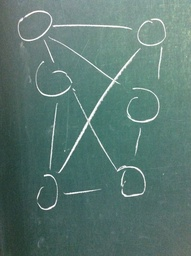
#> input picture Course-project/data/green/IMG_3094.JPG, 191 x 256 px, shrunk from 1936 x 2592 before the run
$ python detecting_lines_hough.py ../../../Course-project/data/green/IMG_3094.JPG
#> lines starting #> are read from the running program, lines starting #| are printed output that depends on the picture; after the words box and inside, x2 and y2 are one past the last pixel; in counts of white or black regions, pixels touching at a corner belong together
import matplotlib.pyplot as plt
from scipy import misc
import numpy as np
import hashlib
import shutil
import math
import cv2
import sys
import cv2
import os

# Connect lines
# ----------------
def get_lines(lines_in):
    return [l[0] for l in lines_in]

def process_lines(image_src):
    img = cv2.imread(image_src)
    gray = cv2.cvtColor(img,cv2.COLOR_BGR2GRAY)

    # ret, thresh1 = cv2.threshold(gray,127,255,cv2.THRESH_BINARY)
    #
    # thresh1 = cv2.bitwise_not(thresh1)
    edges = cv2.Canny(gray, 100, 255)
    # edges = cv2.Canny(gray, threshold1=50, threshold2=200, apertureSize = 3)

    # HoughLinesP
    rho = 1  # distance resolution in pixels of the Hough grid
    theta = np.pi / 180  # angular resolution in radians of the Hough grid
    threshold = 15  # minimum number of votes (intersections in Hough grid cell)
    min_line_length = 9  # minimum number of pixels making up a line
    max_line_gap = 3  # maximum gap in pixels between connectable line segments
    # line_image = np.copy(img) * 0  # creating a blank to draw lines on

    # Run Hough on edge detected image
    # Output "lines" is an array containing endpoints of detected line segments
    lines = cv2.HoughLinesP(edges, rho, theta, threshold, np.array([]),
                            min_line_length, max_line_gap)

    # lines = cv2.HoughLinesP(thresh1, rho=1, theta=np.pi/180, threshold=50,
    #                         minLineLength=50, maxLineGap=30)

    # l[0] - line; l[1] - angle
    for line in get_lines(lines):
        leftx, boty, rightx, topy = line
        cv2.line(img, (leftx, boty), (rightx,topy), (0,0,255), 6)

    # merge lines

    #------------------
    # prepare
    _lines = []
    for _line in get_lines(lines):
        _lines.append([(_line[0], _line[1]),(_line[2], _line[3])])

    # sort
    _lines_x = []
    _lines_y = []
    for line_i in _lines:
        orientation_i = math.atan2((line_i[0][1]-line_i[1][1]),(line_i[0][0]-line_i[1][0]))
        if (abs(math.degrees(orientation_i)) > 45) and abs(math.degrees(orientation_i)) < (90+45):
            _lines_y.append(line_i)
        else:
            _lines_x.append(line_i)

    _lines_x = sorted(_lines_x, key=lambda _line: _line[0][0])
    _lines_y = sorted(_lines_y, key=lambda _line: _line[0][1])

    merged_lines_x = merge_lines_pipeline_2(_lines_x)
    merged_lines_y = merge_lines_pipeline_2(_lines_y)

    merged_lines_all = []
    merged_lines_all.extend(merged_lines_x)
    merged_lines_all.extend(merged_lines_y)
    print("process groups lines", len(_lines), len(merged_lines_all))
    img_merged_lines = cv2.imread(image_src)
    for line in merged_lines_all:
        cv2.line(img_merged_lines, (line[0][0], line[0][1]), (line[1][0],line[1][1]), (0,0,255), 6)


    cv2.imwrite('./lines_gray.jpg',gray)
    # cv2.imwrite('./lines_thresh.jpg',thresh1)
    cv2.imwrite('./lines_edges.jpg',edges)
    cv2.imwrite('./lines_lines.jpg',img)
    cv2.imwrite('./merged_lines.jpg',img_merged_lines)

    return merged_lines_all

def merge_lines_pipeline_2(lines):
    super_lines_final = []
    super_lines = []
    min_distance_to_merge = 11
    min_angle_to_merge = 10

    for line in lines:
        create_new_group = True
        group_updated = False

        for group in super_lines:
            for line2 in group:
                if get_distance(line2, line) < min_distance_to_merge:
                    # check the angle between lines
                    orientation_i = math.atan2((line[0][1]-line[1][1]),(line[0][0]-line[1][0]))
                    orientation_j = math.atan2((line2[0][1]-line2[1][1]),(line2[0][0]-line2[1][0]))

                    if int(abs(abs(math.degrees(orientation_i)) - abs(math.degrees(orientation_j)))) < min_angle_to_merge:
                        #print("angles", orientation_i, orientation_j)
                        #print(int(abs(orientation_i - orientation_j)))
                        group.append(line)

                        create_new_group = False
                        group_updated = True
                        break

            if group_updated:
                break

        if (create_new_group):
            new_group = []
            new_group.append(line)

            for idx, line2 in enumerate(lines):
                # check the distance between lines
                if get_distance(line2, line) < min_distance_to_merge:
                    # check the angle between lines
                    orientation_i = math.atan2((line[0][1]-line[1][1]),(line[0][0]-line[1][0]))
                    orientation_j = math.atan2((line2[0][1]-line2[1][1]),(line2[0][0]-line2[1][0]))

                    if int(abs(abs(math.degrees(orientation_i)) - abs(math.degrees(orientation_j)))) < min_angle_to_merge:
                        #print("angles", orientation_i, orientation_j)
                        #print(int(abs(orientation_i - orientation_j)))

                        new_group.append(line2)

                        # remove line from lines list
                        #lines[idx] = False
            # append new group
            super_lines.append(new_group)


    for group in super_lines:
        super_lines_final.append(merge_lines_segments1(group))

    return super_lines_final

def merge_lines_segments1(lines, use_log=False):
    if(len(lines) == 1):
        return lines[0]

    line_i = lines[0]

    # orientation
    orientation_i = math.atan2((line_i[0][1]-line_i[1][1]),(line_i[0][0]-line_i[1][0]))

    points = []
    for line in lines:
        points.append(line[0])
        points.append(line[1])

    if (abs(math.degrees(orientation_i)) > 45) and abs(math.degrees(orientation_i)) < (90+45):

        #sort by y
        points = sorted(points, key=lambda point: point[1])

        if use_log:
            print("use y")
    else:

        #sort by x
        points = sorted(points, key=lambda point: point[0])

        if use_log:
            print("use x")

    return [points[0], points[len(points)-1]]

# https://docs.scipy.org/doc/scipy/reference/generated/scipy.spatial.distance.cdist.html
# https://stackoverflow.com/questions/32702075/what-would-be-the-fastest-way-to-find-the-maximum-of-all-possible-distances-betw
# [10 lines left out: function lines_close, not called in this run]

def lineMagnitude (x1, y1, x2, y2):
    lineMagnitude = math.sqrt(math.pow((x2 - x1), 2)+ math.pow((y2 - y1), 2))
    return lineMagnitude

#Calc minimum distance from a point and a line segment (i.e. consecutive vertices in a polyline).
# https://nodedangles.wordpress.com/2010/05/16/measuring-distance-from-a-point-to-a-line-segment/
# http://paulbourke.net/geometry/pointlineplane/
def DistancePointLine(px, py, x1, y1, x2, y2):
    #http://local.wasp.uwa.edu.au/~pbourke/geometry/pointline/source.vba
    LineMag = lineMagnitude(x1, y1, x2, y2)

    if LineMag < 0.00000001:
        DistancePointLine = 9999
        return DistancePointLine

    u1 = (((px - x1) * (x2 - x1)) + ((py - y1) * (y2 - y1)))
    u = u1 / (LineMag * LineMag)

    if (u < 0.00001) or (u > 1):
        #// closest point does not fall within the line segment, take the shorter distance
        #// to an endpoint
        ix = lineMagnitude(px, py, x1, y1)
        iy = lineMagnitude(px, py, x2, y2)
        if ix > iy:
            DistancePointLine = iy
        else:
            DistancePointLine = ix
    else:
        # Intersecting point is on the line, use the formula
        ix = x1 + u * (x2 - x1)
        iy = y1 + u * (y2 - y1)
        DistancePointLine = lineMagnitude(px, py, ix, iy)

    return DistancePointLine

def get_distance(line1, line2):
    dist1 = DistancePointLine(line1[0][0], line1[0][1],
                              line2[0][0], line2[0][1], line2[1][0], line2[1][1])
    dist2 = DistancePointLine(line1[1][0], line1[1][1],
                              line2[0][0], line2[0][1], line2[1][0], line2[1][1])
    dist3 = DistancePointLine(line2[0][0], line2[0][1],
                              line1[0][0], line1[0][1], line1[1][0], line1[1][1])
    dist4 = DistancePointLine(line2[1][0], line2[1][1],
                              line1[0][0], line1[0][1], line1[1][0], line1[1][1])

    return min(dist1,dist2,dist3,dist4)
# -------------------


def createFolder(directory):
    try:
        if not os.path.exists(directory):
            os.makedirs(directory)

        shutil.rmtree(directory, ignore_errors=True)
        os.makedirs(directory)
    except OSError:
        print('Error: Creating directory. ' + directory)


def find_start(image):
    process_lines(image)
#> in process_lines, img is the input picture: shape (256, 191, 3); mean B, G, R 114.1, 120.8, 91.1
#> in process_lines, `gray = cv2.cvtColor(img,cv2.COLOR_BGR2GRAY)`:
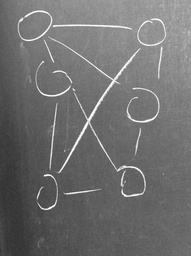
#> gray: shape (256, 191); min 48, max 255, mean 111.1
#> in process_lines, `edges = cv2.Canny(gray, 100, 255)`:
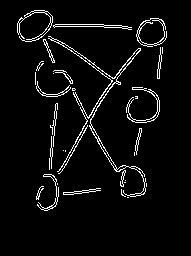
#> edges: shape (256, 191); 4.6% white in thin lines or dots, all inside (x1, y1, x2, y2) = (17, 10, 167, 211)
#> in process_lines, `lines = cv2.HoughLinesP(edges, rho, theta, threshold, np.array([]), mi..`: lines = 83 rows, first 6: [73, 94, 106, 156], [64, 167, 87, 126], [73, 88, 105, 150], [49, 166, 51, 142], [115, 77, 122, 66], [49, 24, 103, 24]
#> the loop in process_lines, `for line in get_lines(lines):` made 83 passes
#> after the loop in process_lines, `for line in get_lines(lines):`:
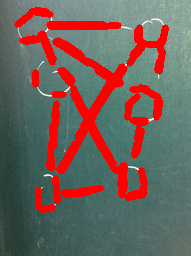
#> img: shape (256, 191, 3); 16.89% of pixels changed, all inside (x1, y1, x2, y2) = (14, 7, 169, 213)
#> the loop in process_lines, `for _line in get_lines(lines):` made 83 passes
#> the loop in process_lines, `for line_i in _lines:` made 83 passes
#> (line_i, orientation_i) on passes 1 to 8: ([(73, 94), (106, 156)], -2.06), ([(64, 167), (87, 126)], 2.08), ([(73, 88), (105, 150)], -2.05), ([(49, 166), (51, 142)], 1.65), ([(115, 77), (122, 66)], 2.14), ([(49, 24), (103, 24)], 3.14), ([(77, 137), (86, 123)], 2.14), ([(111, 87), (124, 68)], 2.17)
#> the loop in merge_lines_pipeline_2, `for line in lines:` made 30 passes
#> line on passes 2 to 9: [(22, 40), (34, 38)], [(25, 41), (38, 39)], [(31, 11), (50, 14)], [(35, 10), (46, 11)], [(41, 209), (52, 207)], [(49, 24), (103, 24)], [(50, 26), (84, 26)], [(54, 94), (63, 94)]
#> the loop in merge_lines_pipeline_2, `for group in super_lines:` made 14 passes
#> the loop in merge_lines_pipeline_2 (call 2), `for line in lines:` made 53 passes
#> line on passes 1 to 8: [(42, 33), (53, 59)], [(40, 34), (48, 51)], [(137, 40), (137, 30)], [(162, 42), (165, 27)], [(139, 42), (139, 27)], [(160, 50), (160, 40)], [(48, 52), (52, 62)], [(136, 54), (144, 43)]
#> the loop in merge_lines_pipeline_2 (call 2), `for group in super_lines:` made 13 passes
#| process groups lines 83 27
#> the loop in process_lines, `for line in merged_lines_all:` made 27 passes
#> line on passes 1 to 8: [(17, 24), (30, 14)], [(22, 40), (38, 39)], [(31, 11), (118, 25)], [(41, 209), (52, 207)], [(54, 94), (63, 94)], [(55, 41), (120, 83)], [(63, 192), (100, 188)], [(114, 169), (124, 170)]
#> after the loop in process_lines, `for line in merged_lines_all:`:
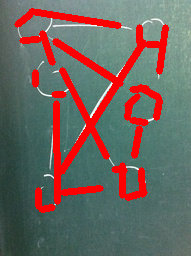
#> img_merged_lines: shape (256, 191, 3); 14.22% of pixels changed, all inside (x1, y1, x2, y2) = (14, 8, 169, 213)

    img = cv2.imread(image)

    img_c = img

    gray = cv2.cvtColor(img_c, cv2.COLOR_BGR2GRAY)

    kernel_size = 5
    blur_gray = cv2.GaussianBlur(gray, (kernel_size, kernel_size), 0)
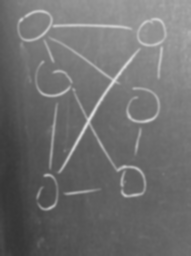
#> blur_gray: shape (256, 191); min 53, max 219, mean 111.1

    edges = cv2.Canny(gray, 100, 255)

    # # Hough lines
    # lines_start = []
    #
    # it = 0
    # for vertex in vs:
    #     # vertex_sort.append([x, y, w, h, (x_c, y_c)])
    #     x = int(vertex[0])
    #     y = int(vertex[1])
    #     w = int(vertex[2])
    #     h = int(vertex[3])
    #     x_c = int(vertex[4])
    #     y_c = int(vertex[5])
    #     r = math.ceil((math.ceil(w/2) + math.ceil(h/2))/2)
    #
    #     img_c2 = img.copy()
    #
    #     gray2 = cv2.cvtColor(img_c, cv2.COLOR_BGR2GRAY)
    #
    #     edges2 = cv2.Canny(gray2, 100, 255)
    #
    #
    #     rho = 1  # distance resolution in pixels of the Hough grid
    #     theta = np.pi / 180  # angular resolution in radians of the Hough grid
    #     threshold = 15  # minimum number of votes (intersections in Hough grid cell)
    #     min_line_length = 6  # minimum number of pixels making up a line
    #     max_line_gap = 3  # maximum gap in pixels between connectable line segments
    #     line_image = np.copy(img_c2) * 0  # creating a blank to draw lines on
    #
    #     # Run Hough on edge detected image
    #     # Output "lines" is an array containing endpoints of detected line segments
    #     lines = cv2.HoughLinesP(edges2, rho, theta, threshold, np.array([]),
    #                             min_line_length, max_line_gap)
    #
    #     i = 0
    #     for line in lines:
    #         for x1, y1, x2, y2 in line:
    #
    #             # cv2.rectangle(img, (x, y), (x + w, y + h), (255, 0, 255), 2)
    #             # print((inPolygon(x1, y1, x, y, w, h)), inPolygon(x2, y2, x, y, w, h))
    #             if ((inPolygon(x1, y1, x, y, w, h, r // 4) != True) &
    #                     (inPolygon(x2, y2, x, y, w, h, r // 4) != True) &
    #                     (inPolygon(x1, y1, x, y, w, h, r) == True) &
    #                     (inPolygon(x2, y2, x, y, w, h, r) == True)):
    #                 cv2.line(line_image, (x1, y1), (x2, y2), (255, 0, 0), 5)
    #
    #                 lines_start.append([x1, y1, x2, y2])
    #
    #             i += 1
    #
    #     lines_edges = cv2.addWeighted(img_c2, 0.8, line_image, 1, 0)
    #
    #     cv2.imwrite(folder + str(it) + '.jpg', lines_edges)
    #
    #     it += 1
    #
    # for st in lines_start:
    #     x1 = st[0]
    #     y1 = st[1]
    #     x2 = st[2]
    #     y2 = st[3]
    #     cv2.line(img_c, (x1, y1), (x2, y2), (255, 0, 0), 2)

    # HoughLinesP

    # Hough LinesP
    rho = 1  # distance resolution in pixels of the Hough grid
    theta = np.pi / 180  # angular resolution in radians of the Hough grid
    threshold = 15  # minimum number of votes (intersections in Hough grid cell)
    min_line_length = 9  # minimum number of pixels making up a line
    max_line_gap = 9  # maximum gap in pixels between connectable line segments
    line_image = np.copy(img) * 0  # creating a blank to draw lines on
#> line_image: shape (256, 191, 3); every value is 0

    # Run Hough on edge detected image
    # Output "lines" is an array containing endpoints of detected line segments
    lines = cv2.HoughLinesP(edges, rho, theta, threshold, np.array([]),
                            min_line_length, max_line_gap)

    i = 0
    for line in lines:
        for x1, y1, x2, y2 in line:
            cv2.line(line_image, (x1, y1), (x2, y2), (255, 0, 0), 5)
            i += 1
#> this loop made 87 passes
#> line on passes 1 to 8: [[70, 88, 109, 161]], [[64, 167, 116, 74]], [[47, 176, 52, 134]], [[117, 77, 145, 43]], [[108, 158, 115, 170]], [[81, 105, 122, 180]], [[49, 24, 103, 24]], [[100, 98, 112, 78]]
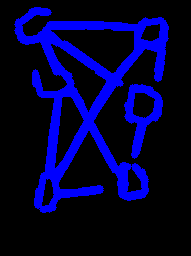
#> line_image: shape (256, 191, 3); mean B, G, R 51.8, 0, 0

    print(i)
#| 87
    # Draw the lines on the  image
    lines_edges = cv2.addWeighted(img_c, 0.8, line_image, 1, 0)
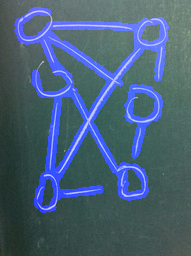
#> lines_edges: shape (256, 191, 3); mean B, G, R 121, 96.6, 72.9

    cv2.imwrite(folder + 'lines_det.jpg', lines_edges)


if __name__ == '__main__':
    # create folder
    folder = './' + 'lines_det' + '/'
    createFolder(folder)

    # image
    image = sys.argv[1]

    find_start(image)

    sys.exit(0)
#> (the program exits here)

$ run again, on Course-project/data/green/IMG_3096.JPG
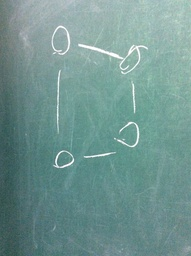
#> input picture Course-project/data/green/IMG_3096.JPG, 191 x 256 px, shrunk from 1936 x 2592 before the run
#> in process_lines, img is the input picture: shape (256, 191, 3); mean B, G, R 145.5, 149.5, 114.1
#> in process_lines, `edges = cv2.Canny(gray, 100, 255)`:
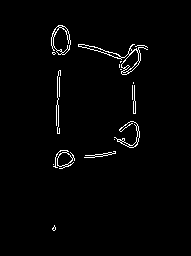
#> edges: shape (256, 191); 1.8% white in thin lines or dots, all inside (x1, y1, x2, y2) = (51, 25, 148, 231)
#> lines = 30 rows, first 6: [56, 125, 57, 80], [115, 137, 131, 145], [132, 96, 134, 113], [59, 96, 60, 70], [134, 85, 135, 113], [105, 51, 116, 53]
#> the loop in process_lines, `for line in get_lines(lines):` made 30 passes
#> the loop in process_lines, `for _line in get_lines(lines):` made 30 passes
#> the loop in process_lines, `for line_i in _lines:` made 30 passes
#> (line_i, orientation_i) on passes 1 to 8: ([(56, 125), (57, 80)], 1.59), ([(115, 137), (131, 145)], -2.68), ([(132, 96), (134, 113)], -1.69), ([(59, 96), (60, 70)], 1.61), ([(134, 85), (135, 113)], -1.61), ([(105, 51), (116, 53)], -2.96), ([(78, 45), (125, 60)], -2.83), ([(82, 44), (97, 47)], -2.94)
#> the loop in merge_lines_pipeline_2, `for line in lines:` made 13 passes
#> line on passes 3 to 10: [(61, 168), (72, 163)], [(78, 45), (125, 60)], [(82, 44), (97, 47)], [(93, 157), (115, 153)], [(94, 155), (114, 151)], [(95, 47), (107, 51)], [(102, 154), (111, 152)], [(105, 51), (116, 53)]
#> the loop in merge_lines_pipeline_2, `for group in super_lines:` made 6 passes
#> the loop in merge_lines_pipeline_2 (call 2), `for line in lines:` made 17 passes
#> line on passes 1 to 8: [(64, 26), (69, 48)], [(51, 37), (52, 53)], [(53, 54), (53, 31)], [(64, 54), (68, 40)], [(125, 56), (132, 44)], [(138, 58), (140, 45)], [(119, 67), (137, 45)], [(126, 74), (138, 59)]
#> the loop in merge_lines_pipeline_2 (call 2), `for group in super_lines:` made 7 passes
#| process groups lines 30 13
#> the loop in process_lines, `for line in merged_lines_all:` made 13 passes
#> line on passes 1 to 8: [(57, 153), (68, 151)], [(58, 26), (67, 30)], [(61, 168), (72, 163)], [(78, 45), (125, 60)], [(93, 157), (115, 153)], [(114, 139), (131, 121)], [(64, 26), (64, 54)], [(53, 31), (53, 54)]
#> the loop in find_start, `for line in lines:` made 35 passes
#> line on passes 1 to 8: [[56, 125, 58, 71]], [[115, 137, 131, 145]], [[132, 96, 138, 141]], [[59, 96, 60, 70]], [[68, 41, 138, 64]], [[137, 124, 139, 137]], [[84, 44, 139, 61]], [[53, 166, 70, 162]]
#| 35
#> in find_start, `lines_edges = cv2.addWeighted(img_c, 0.8, line_image, 1, 0)`:
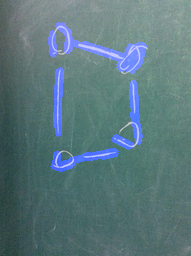
#> lines_edges: shape (256, 191, 3); mean B, G, R 125, 119.6, 91.3

$ run again, on Course-project/data/green/IMG_3097.JPG
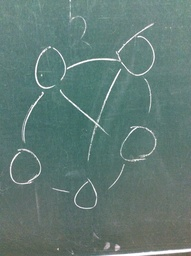
#> input picture Course-project/data/green/IMG_3097.JPG, 191 x 256 px, shrunk from 1936 x 2592 before the run
#> in process_lines, img is the input picture: shape (256, 191, 3); mean B, G, R 117.8, 123.2, 97.5
#> in process_lines, `edges = cv2.Canny(gray, 100, 255)`:
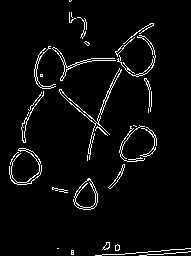
#> edges: shape (256, 191); 4.1% white in thin lines or dots
#> lines = 65 rows, first 6: [77, 108, 107, 135], [136, 32, 152, 23], [116, 74, 121, 63], [97, 127, 110, 90], [92, 132, 110, 85], [109, 60, 119, 61]
#> the loop in process_lines, `for line in get_lines(lines):` made 65 passes
#> the loop in process_lines, `for _line in get_lines(lines):` made 65 passes
#> the loop in process_lines, `for line_i in _lines:` made 65 passes
#> (line_i, orientation_i) on passes 1 to 8: ([(77, 108), (107, 135)], -2.41), ([(136, 32), (152, 23)], 2.63), ([(116, 74), (121, 63)], 2), ([(97, 127), (110, 90)], 1.91), ([(92, 132), (110, 85)], 1.94), ([(109, 60), (119, 61)], -3.04), ([(75, 63), (92, 58)], 2.86), ([(9, 167), (13, 156)], 1.92)
#> the loop in merge_lines_pipeline_2, `for line in lines:` made 27 passes
#> line on passes 2 to 9: [(40, 87), (52, 85)], [(40, 84), (50, 88)], [(52, 188), (66, 190)], [(52, 189), (65, 192)], [(64, 70), (87, 61)], [(67, 97), (89, 115)], [(73, 199), (82, 208)], [(75, 63), (92, 58)]
#> the loop in merge_lines_pipeline_2, `for group in super_lines:` made 13 passes
#> the loop in merge_lines_pipeline_2 (call 2), `for line in lines:` made 38 passes
#> line on passes 1 to 8: [(83, 20), (84, 35)], [(81, 36), (88, 45)], [(53, 47), (68, 69)], [(41, 55), (49, 46)], [(151, 68), (155, 55)], [(148, 71), (154, 52)], [(116, 74), (121, 63)], [(63, 74), (65, 64)]
#> the loop in merge_lines_pipeline_2 (call 2), `for group in super_lines:` made 17 passes
#| process groups lines 65 30
#> the loop in process_lines, `for line in merged_lines_all:` made 30 passes
#> line on passes 1 to 8: [(20, 184), (29, 180)], [(40, 87), (52, 85)], [(40, 84), (50, 88)], [(52, 188), (66, 190)], [(64, 70), (92, 58)], [(67, 97), (107, 135)], [(73, 199), (90, 180)], [(93, 58), (120, 58)]
#> the loop in find_start, `for line in lines:` made 90 passes
#> line on passes 1 to 8: [[34, 69, 107, 135]], [[136, 32, 152, 23]], [[116, 74, 121, 63]], [[87, 157, 116, 73]], [[152, 131, 153, 151]], [[92, 132, 110, 85]], [[93, 58, 119, 61]], [[9, 167, 13, 156]]
#| 90
#> in find_start, `lines_edges = cv2.addWeighted(img_c, 0.8, line_image, 1, 0)`:
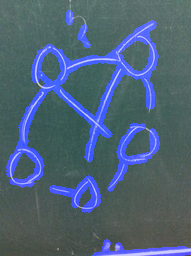
#> lines_edges: shape (256, 191, 3); mean B, G, R 120.6, 98.6, 78
